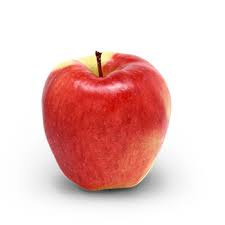
//> input picture img/apple4.jpg, 225 x 225 px
$ ./main   (built with g++ and OpenCV 4)
//> lines starting //> are read from the running program, lines starting //| are printed output that depends on the picture; after the words box and inside, x2 and y2 are one past the last pixel; in counts of white or black regions, pixels touching at a corner belong together
#include <opencv4/opencv2/imgcodecs.hpp>
#include <opencv4/opencv2/imgproc.hpp>
#include <opencv4/opencv2/highgui.hpp>
#include <iostream>
#include <string>

using namespace std;
using namespace cv;

int main(){
    Mat grayImage, bgrImg, rgbImage, blurImg, cannyImg, dilateImg, erodeImg;

    string path = "/home/bhavik/projects/cv/img/apple4.jpg";

    grayImage = imread(path, IMREAD_GRAYSCALE);         // Read image as grayScale
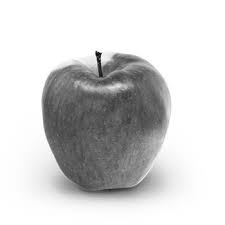
//> grayImage: 225 rows x 225 cols, CV_8UC1; min 0, max 255, mean 210.2

    bgrImg = imread(path);                              // Read Image in BGR format
//> bgrImg is the input picture: 225 rows x 225 cols, CV_8UC3; mean B, G, R 196.3, 199.1, 237

    // Functions for various operations on Image

    cvtColor(bgrImg,rgbImage, COLOR_BGR2RGB );          // Changing color scale

    GaussianBlur(bgrImg,blurImg, Size(3,3), 5,0 );      // Applying gaussian blur

    Canny(blurImg, cannyImg, 40,100);                   // Canny edge detection
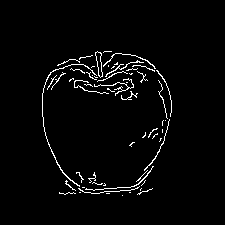
//> cannyImg: 225 rows x 225 cols, CV_8UC1; 2.8% white in thin lines or dots, all inside (x1, y1, x2, y2) = (42, 51, 172, 196)

    Mat kernal = getStructuringElement(MORPH_RECT, Size(5,5));

    dilate(cannyImg, dilateImg, kernal);                // Dilation of detected edge image
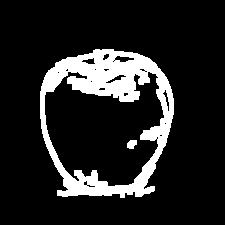
//> dilateImg: 225 rows x 225 cols, CV_8UC1; 14% white; 2 white regions, box (x1, y1, x2, y2) and area: (40, 49, 174, 198) 7007, (127, 140, 137, 149) 71

    erode(cannyImg, erodeImg, kernal);                  // Erorded edge detected image
//> erodeImg: 225 rows x 225 cols, CV_8UC1; every value is 0


    imshow("Gray Img",grayImage );                      // Show gray Scale image
    imshow("bgr Img", bgrImg);                          // Show BGR image
    imshow("RGB Image", rgbImage);
    imshow("Blur Image", blurImg);
    imshow("Canny Edges", cannyImg);
    imshow("Dilated Img", dilateImg);
    imshow("Eroded Img", erodeImg);

    waitKey(0);

    return 0;
}

$ run again, with img/apple1.jpg copied over img/apple4.jpg
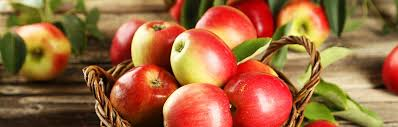
//> input picture img/apple1.jpg, 398 x 127 px
//> bgrImg is the input picture: 127 rows x 398 cols, CV_8UC3; mean B, G, R 62.8, 103.5, 158.4
//> `Canny(blurImg, cannyImg, 40,100);`:
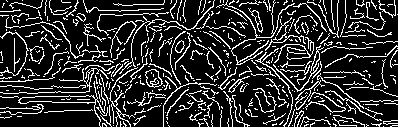
//> cannyImg: 127 rows x 398 cols, CV_8UC1; 18% white in thin lines or dots
//> `dilate(cannyImg, dilateImg, kernal);`:
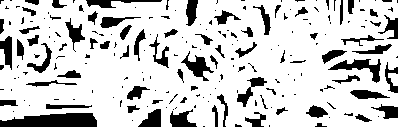
//> dilateImg: 127 rows x 398 cols, CV_8UC1; 80.6% white; 208 black regions (134 under 20 px), largest, box (x1, y1, x2, y2) and area: (0, 113, 97, 127) 1095, (328, 59, 381, 83) 437, (181, 51, 214, 81) 350
//> erodeImg: 127 rows x 398 cols, CV_8UC1; every value is 0

$ run again, with img/apple11.jpg copied over img/apple4.jpg
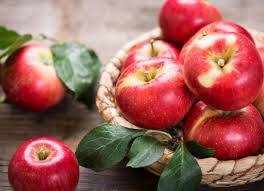
//> input picture img/apple11.jpg, 264 x 191 px
//> bgrImg is the input picture: 191 rows x 264 cols, CV_8UC3; mean B, G, R 92.1, 99.5, 158
//> `Canny(blurImg, cannyImg, 40,100);`:
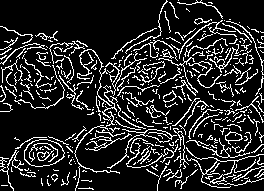
//> cannyImg: 191 rows x 264 cols, CV_8UC1; 15.7% white in thin lines or dots
//> `dilate(cannyImg, dilateImg, kernal);`:
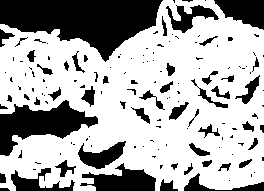
//> dilateImg: 191 rows x 264 cols, CV_8UC1; 67.6% white; 147 black regions (94 under 20 px), largest, box (x1, y1, x2, y2) and area: (0, 0, 163, 62) 5853, (0, 100, 98, 156) 2556, (80, 163, 156, 191) 1205
//> erodeImg: 191 rows x 264 cols, CV_8UC1; every value is 0
